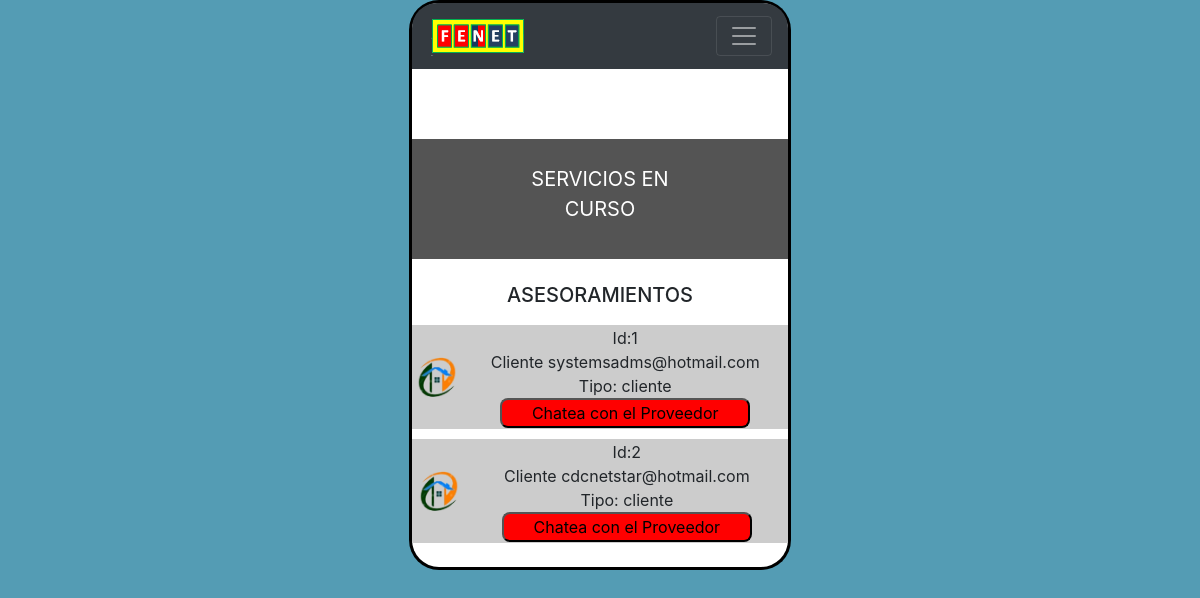
The page /app/asesores.php (signed in) on the database its author committed.
### tables this page shows
CREATE TABLE `asesoramientos` (
  `id` int(11) NOT NULL,
  `cliente` varchar(100) NOT NULL,
  `fecha` date NOT NULL,
  `hora` time NOT NULL,
  `estatus` varchar(100) NOT NULL,
  `tipoUsuario` varchar(100) NOT NULL
);

### app/asesores.php (the view, shortened to what this page needs)
<?php
  if ($_SESSION['login'])
    {
      include ("cnx.php");
?>
<!doctype html>
<html lang="en">
  <head>
    <link rel="stylesheet" href="https://maxcdn.bootstrapcdn.com/bootstrap/4.0.0-beta.3/css/bootstrap.min.css">
    <link rel="stylesheet" type="text/css" href="css/style.css">
    <link rel="stylesheet" type="text/css" media="all" href="css/mediastyle.css">
  </head>
<body style=" background-color: #549cb4;">
<header>
<?php
    include ("menu.php");
?>
</header>
<section>
<div style="padding-top: 50px;"></div>
<a href="serviciosEnCurso.php"><div class="ss2">SERVICIOS EN<br>CURSO</div></a>
<br>
<h5 style="text-align: center;">ASESORAMIENTOS</h5>
<?php
$ssql = "SELECT * FROM asesoramientos WHERE estatus='enCurso' ";
          $rs = mysql_query($ssql,$conexion);
          if (mysql_num_rows($rs)>0)
          {
            $consulta = "SELECT * FROM asesoramientos WHERE  estatus='enCurso';";
            $hacerconsulta=mysql_query ($consulta,$conexion);
              $reg = mysql_fetch_array($hacerconsulta,MYSQL_BOTH);
              while ($reg)
              {
                      echo "<table border='0' bordercolor='blue' align='center' width='100%'>";
                      echo "<tr>";
                      echo "<td align='center' bgcolor='white' style='height:10px;'><font color='black'></font></td>";
                      echo "<td align='center' bgcolor='white'style='height:10px;'><font color='black'></td>";
                      echo "</tr>";
                      echo "<tr>";
                      echo "<td align='center' class='dark' bgcolor='#ccc'><img src='img/home.png' width='40px' height='40px'></td>";
                      echo "<td class='dark' align='center' style='border: inset 0pt' bgcolor='#ccc'>
                      <div>Id:".$reg[0]."</div>
                      <div>Cliente ".$reg[1]."</div>
                      <div>Tipo: ".$reg[5]."</div>
                        <form action='asesoramientos.php' method='post'>
                          <input type='hidden' name='proveedor'  value=".$reg[1].">
                          <input type='submit' style='width:250px; height:30px; cursor:pointer; background-color:red; border-radius:8px;' value='Chatea con el Proveedor' name='".$reg[0]."' />
                        </form>
                      </td>";
              $reg = mysql_fetch_array($hacerconsulta,MYSQL_BOTH);
              echo "</tr>";
              }
              echo "</table>";
          }else
          {
            echo "No hay registros por confirmar";
                      }
?>
<br>
</section>
  </body>
</html>
<?php
}else{
  header("location:index.php");
}
?>

### app/asesores.php (style rules this page uses)
header { width: 382px; height:auto; background-color: white; margin: 0 auto; border-top-right-radius:30px; border-top-left-radius:30px; border-top:3px solid black; border-right:3px solid black; border-left:3px solid black; }
section { width: 382px; height:auto; background-color: white; margin: 0 auto; border-bottom-left-radius:30px; border-bottom-right-radius:30px; border-right:3px solid black; border-left:3px solid black; border-bottom: 3px solid black; }
.ss2 { width: 100%; height: 120px; margin-top: 20px; background-color: #545454; font-size: 20px; color: white; padding-top: 25px; text-align: center; line-height:30px; cursor: pointer; }

### rows shown on the page
asesoramientos: id "1", cliente "systemsadms@hotmail.com", tipoUsuario "cliente"
asesoramientos: id "2", cliente "cdcnetstar@hotmail.com", tipoUsuario "cliente"
